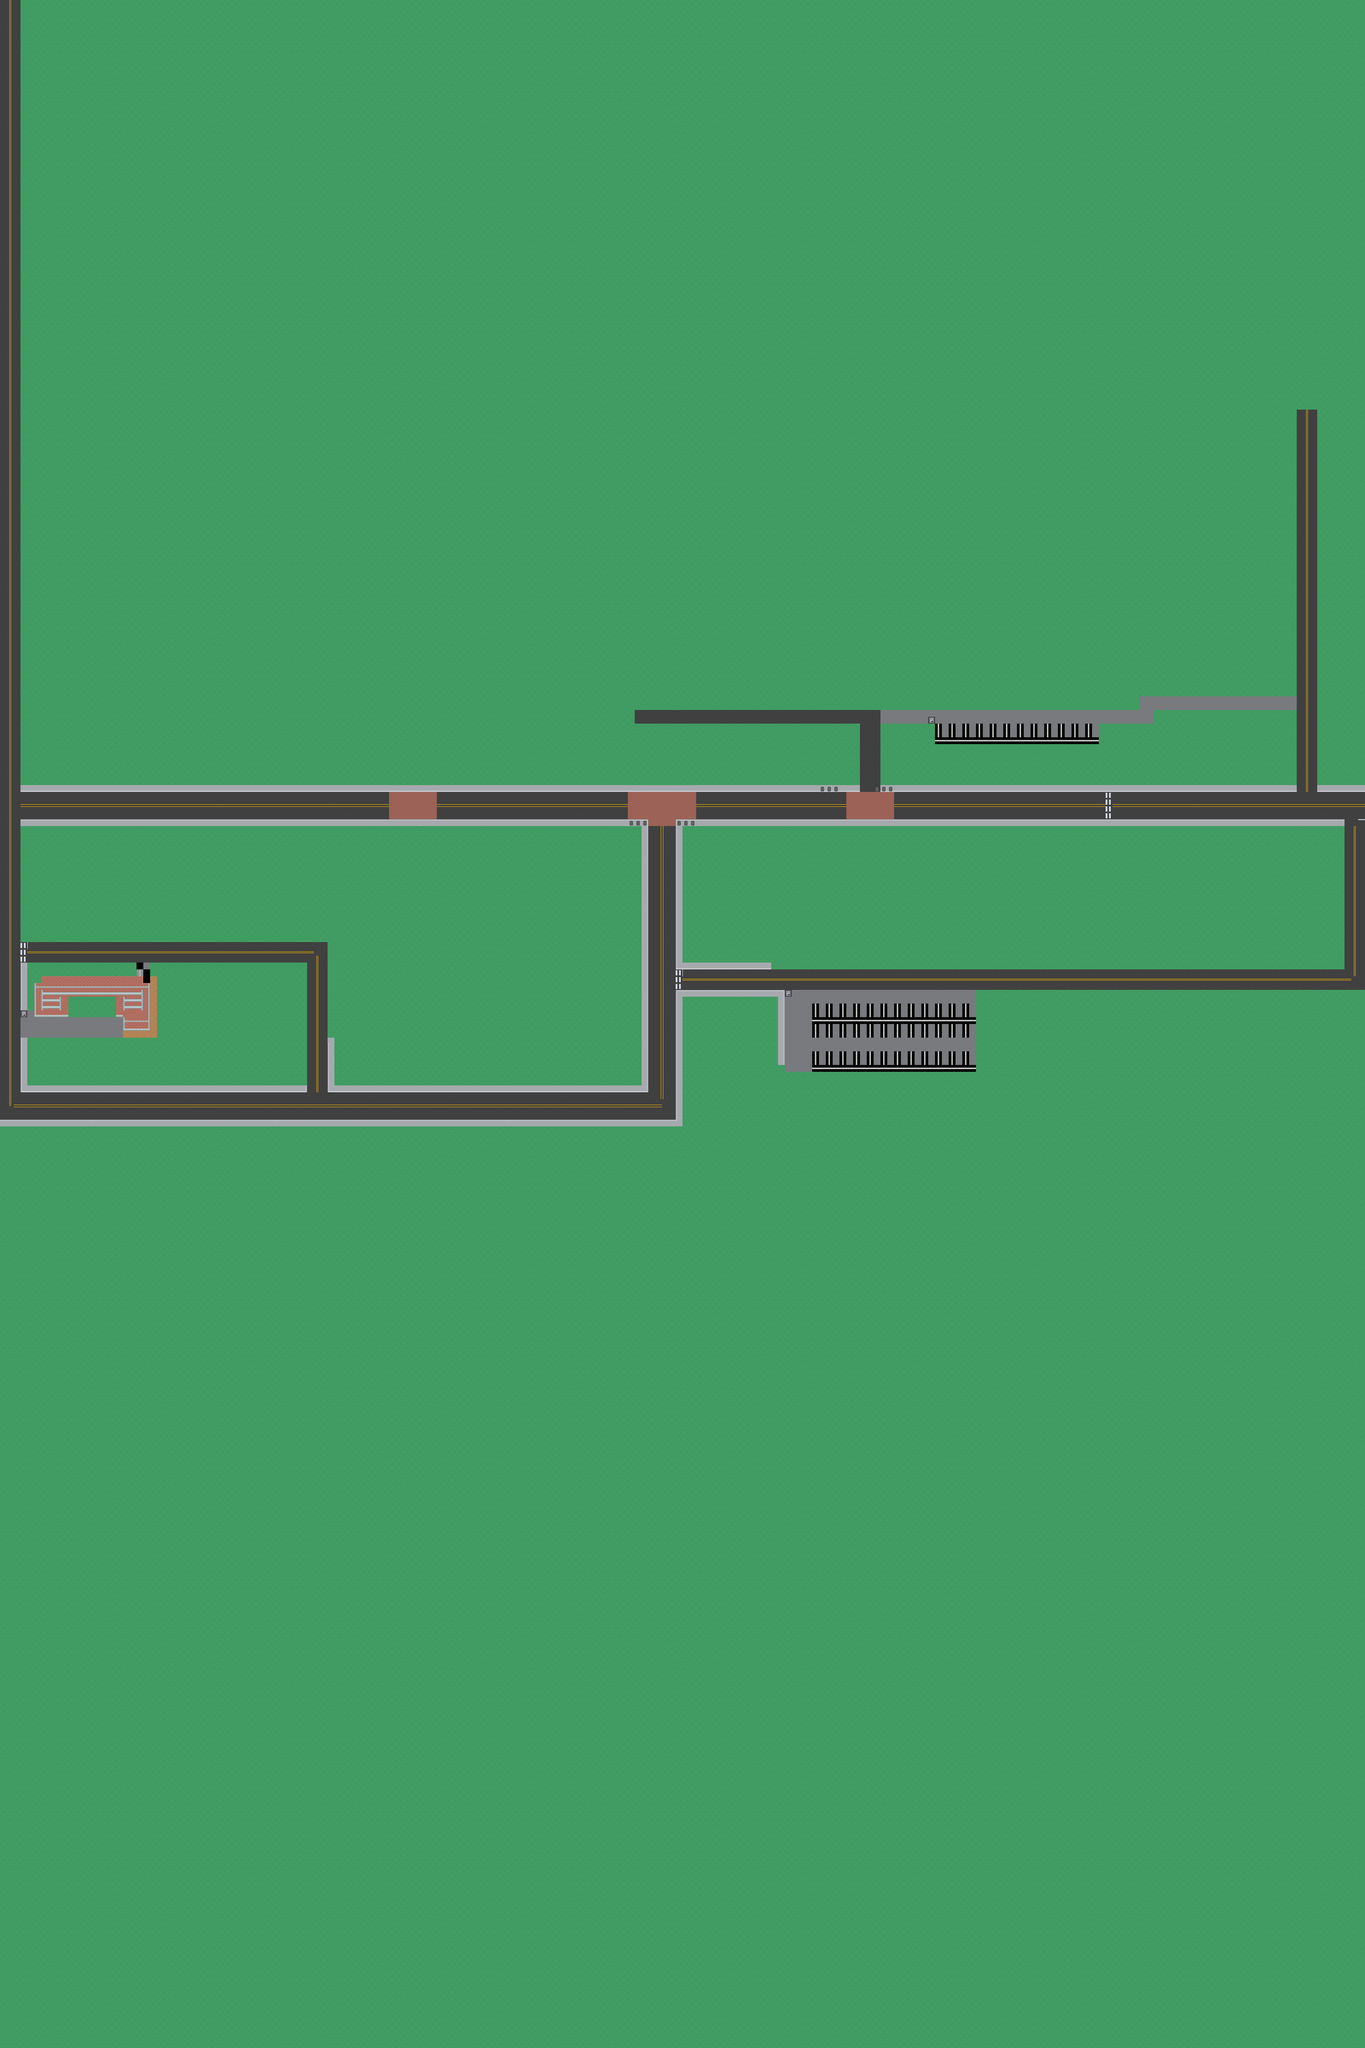

Tiled map render using the project's own tile images. Description and the map definition, with tile-layer contents summarised, below:
An orthogonal 200x300 tile map with 16x16 px tiles, 2 tile layers (Tile Layer 1, Tile Layer 2).

<map version="1.0" tiledversion="1.1.2" orientation="orthogonal" renderorder="right-down" width="200" height="300" tilewidth="16" tileheight="16" infinite="0" nextobjectid="1">
 <tileset firstgid="1" source="City Sprites.tsx" />
 <layer name="Tile Layer 1" width="200" height="300">
  <data>[60000 cells, 59997 non-empty, 40 distinct tile ids]</data>
 </layer>
 <layer name="Tile Layer 2" width="200" height="300">
  <data>[60000 cells, 12 non-empty, 1 distinct tile ids]</data>
 </layer>
</map>
